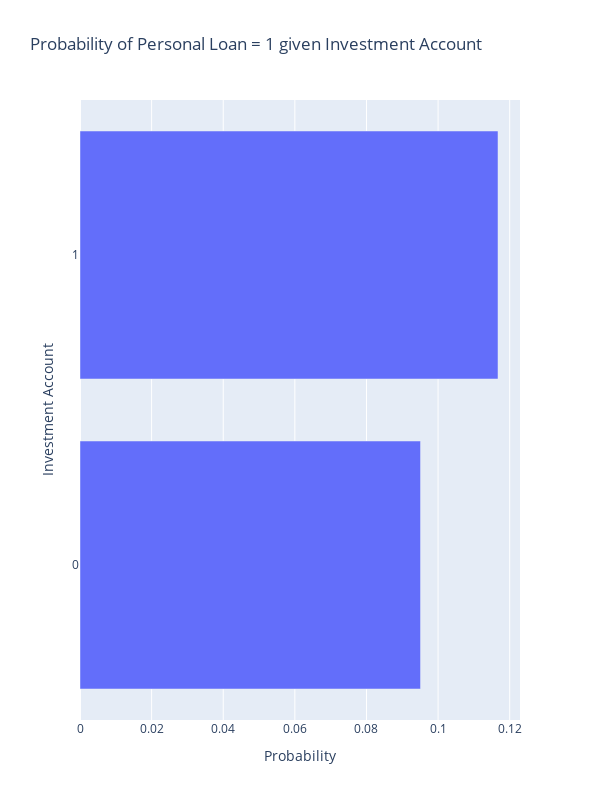

Here is the notebook cell this chart was saved with:
### Code cell
plot_category_loan_distribution(df, category_col = 'investment_account', height = 400)

### Figure 1 — Plotly figure (JSON) as saved in the notebook; plotly's stock layout.template omitted (floating-point values rounded to 4 significant figures)
{"data": [{"alignmentgroup": "True", "hovertemplate": "Probability=%{x}<br>Investment Account=%{y}<extra></extra>", "legendgroup": "", "marker": {"color": "#636efa", "pattern": {"shape": ""}}, "name": "", "offsetgroup": "", "orientation": "h", "showlegend": false, "textposition": "auto", "type": "bar", "x": [0.0951, 0.1167], "xaxis": "x", "y": ["0", "1"], "yaxis": "y"}], "layout": {"barmode": "relative", "height": 800, "legend": {"tracegroupgap": 0}, "title": {"text": "Probability of Personal Loan = 1 given Investment Account"}, "width": 600, "xaxis": {"anchor": "y", "domain": [0, 1], "title": {"text": "Probability"}}, "yaxis": {"anchor": "x", "domain": [0, 1], "tickmode": "linear", "title": {"text": "Investment Account"}}}}
